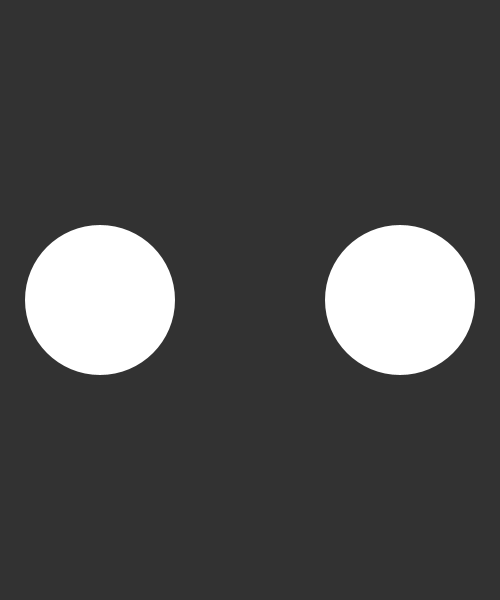
Frame 1 (no input)
Frame 60 (the mouse pressed at the canvas centre just before this capture): identical to frame 1, image omitted
Frame 120 (the mouse held since frame 60 and released just before this capture): identical to frame 1, image omitted

The Processing sketch that drew this single still picture (run headless with seeded random() and noise(); from frame 60 on, the mouse is pressed at the canvas centre):

// Processing sketch: inclass_buttons_object
// ── inclass_buttons_object.pde
ArrayList<Button> buttons = new ArrayList<Button>();

void setup() {
  size(500, 600);
  buttons.add( new Button(width/2 - 150, height/2, 150));
  buttons.add( new Button(width/2 + 150, height/2, 150));
}

void draw() {
  background(50);
  for (int i=0; i<buttons.size(); i++) {
    Button b = buttons.get(i);
    b.checkDistance(mouseX, mouseY);
    b.display();
  }
}

class Button {
  float posX, posY;
  float size;
  color clr;
  int state;
  /**
   0: nothing
   1: hovering
   2: on press
   **/

  Button(float x, float y, float s) {
    posX = x;
    posY = y;
    size = s;
    clr = color(255);
  }
  void update() {
    //
  }
  void checkDistance(float otherX, float otherY) {
    float distance = dist(posX, posY, otherX, otherY);
    if (distance < size/2) {
      //hovering
      if (mousePressed) {
        //on press
        state = 2;
        clr = color(random(255), random(255), random(255));
      } else {
        clr = color(255);
      }
    }
  }
  void display() {
    pushStyle();

    switch (state) {    
    case 0:   //none
      fill(clr);
      noStroke();
      ellipse (posX, posY, size, size);
      break;
    case 1:   //hovering
      noFill();
      stroke(clr);
      ellipse (posX, posY, size, size);
      break;
    case 2:   //on press
      fill(clr);
      ellipse (posX, posY, size, size);
      break;
    }

    popStyle();
  }
}
